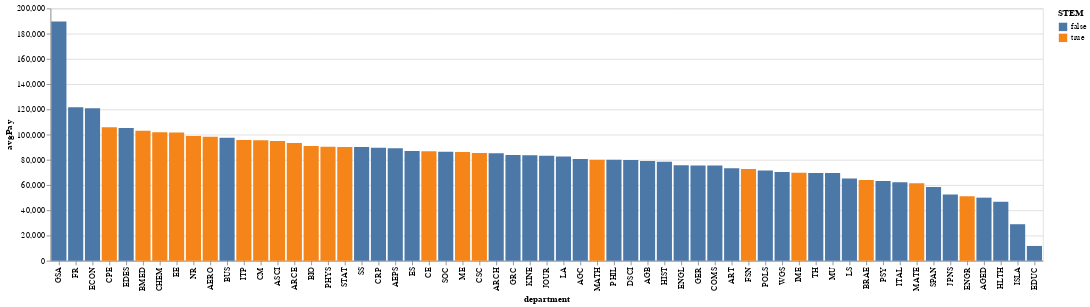

Write notebook code for a chart like this one.
### Code cell
Chart(deptStats).mark_bar().encode(x=X("department", sort="-y"), y="avgPay", color="STEM")

### Figure 1 — Vega-Lite specification as saved in the notebook (floating-point values rounded to 4 significant figures)
{"config": {"view": {"continuousWidth": 400, "continuousHeight": 300}}, "data": {"name": "data-a9b99773b4fbc67f2dae7cd8b4cd1fa0"}, "mark": "bar", "encoding": {"color": {"field": "STEM", "type": "nominal"}, "x": {"field": "department", "sort": "-y", "type": "nominal"}, "y": {"field": "avgPay", "type": "quantitative"}}, "$schema": "https://vega.github.io/schema/vega-lite/v4.17.0.json", "datasets": {"data-a9b99773b4fbc67f2dae7cd8b4cd1fa0": [{"department": "EDUC", "avgPay": 11710.0, "overallRating": 3.25, "STEM": false}, {"department": "ISLA", "avgPay": 28920.0, "overallRating": 3.5, "STEM": false}, {"department": "HLTH", "avgPay": 46720.0, "overallRating": 3.333, "STEM": false}, {"department": "AGED", "avgPay": 49990.0, "overallRating": 3.457, "STEM": false}, {"department": "ENGR", "avgPay": 51090.0, "overallRating": 3.25, "STEM": true}, {"department": "JPNS", "avgPay": 52520.0, "overallRating": 4.0, "STEM": false}, {"department": "SPAN", "avgPay": 58410.0, "overallRating": 3.027, "STEM": false}, {"department": "MATE", "avgPay": 61490.0, "overallRating": 2.366, "STEM": true}, {"department": "ITAL", "avgPay": 62280.0, "overallRating": 3.0, "STEM": false}, {"department": "PSY", "avgPay": 63180.0, "overallRating": 3.262, "STEM": false}, {"department": "BRAE", "avgPay": 63970.0, "overallRating": 3.353, "STEM": true}, {"department": "LS", "avgPay": 65110.0, "overallRating": 1.735, "STEM": false}, {"department": "MU", "avgPay": 69570.0, "overallRating": 3.364, "STEM": false}, {"department": "TH", "avgPay": 69600.0, "overallRating": 3.158, "STEM": false}, {"department": "IME", "avgPay": 69650.0, "overallRating": 3.028, "STEM": true}, {"department": "WGS", "avgPay": 70400.0, "overallRating": 2.892, "STEM": false}, {"department": "POLS", "avgPay": 71560.0, "overallRating": 3.064, "STEM": false}, {"department": "FSN", "avgPay": 72750.0, "overallRating": 2.975, "STEM": true}, {"department": "ART", "avgPay": 73370.0, "overallRating": 2.829, "STEM": false}, {"department": "COMS", "avgPay": 75380.0, "overallRating": 3.007, "STEM": false}, {"department": "GER", "avgPay": 75550.0, "overallRating": 3.325, "STEM": false}, {"department": "ENGL", "avgPay": 75630.0, "overallRating": 3.002, "STEM": false}, {"department": "HIST", "avgPay": 78400.0, "overallRating": 3.422, "STEM": false}, {"department": "AGB", "avgPay": 78940.0, "overallRating": 2.401, "STEM": false}, {"department": "DSCI", "avgPay": 79910.0, "overallRating": 3.357, "STEM": false}, {"department": "PHIL", "avgPay": 80010.0, "overallRating": 3.009, "STEM": false}, {"department": "MATH", "avgPay": 80090.0, "overallRating": 2.837, "STEM": true}, {"department": "AGC", "avgPay": 80650.0, "overallRating": 2.0, "STEM": false}, {"department": "LA", "avgPay": 82700.0, "overallRating": 2.396, "STEM": false}, {"department": "JOUR", "avgPay": 83190.0, "overallRating": 2.842, "STEM": false}, {"department": "KINE", "avgPay": 83540.0, "overallRating": 2.681, "STEM": false}, {"department": "GRC", "avgPay": 83720.0, "overallRating": 2.897, "STEM": false}, {"department": "ARCH", "avgPay": 85280.0, "overallRating": 2.991, "STEM": false}, {"department": "CSC", "avgPay": 85300.0, "overallRating": 3.143, "STEM": true}, {"department": "ME", "avgPay": 86240.0, "overallRating": 2.83, "STEM": true}, {"department": "SOC", "avgPay": 86380.0, "overallRating": 3.313, "STEM": false}, {"department": "CE", "avgPay": 86770.0, "overallRating": 2.836, "STEM": true}, {"department": "ES", "avgPay": 86980.0, "overallRating": 3.185, "STEM": false}, {"department": "AEPS", "avgPay": 89240.0, "overallRating": 3.215, "STEM": false}, {"department": "CRP", "avgPay": 89540.0, "overallRating": 2.96, "STEM": false}, {"department": "SS", "avgPay": 90100.0, "overallRating": 3.566, "STEM": false}, {"department": "STAT", "avgPay": 90110.0, "overallRating": 3.121, "STEM": true}, {"department": "PHYS", "avgPay": 90260.0, "overallRating": 2.783, "STEM": true}, {"department": "BIO", "avgPay": 90970.0, "overallRating": 2.838, "STEM": true}, {"department": "ARCE", "avgPay": 93310.0, "overallRating": 2.589, "STEM": true}, {"department": "ASCI", "avgPay": 94800.0, "overallRating": 2.809, "STEM": true}, {"department": "CM", "avgPay": 95550.0, "overallRating": 2.981, "STEM": true}, {"department": "ITP", "avgPay": 95770.0, "overallRating": 2.257, "STEM": true}, {"department": "BUS", "avgPay": 97410.0, "overallRating": 3.022, "STEM": false}, {"department": "AERO", "avgPay": 98350.0, "overallRating": 2.427, "STEM": true}, {"department": "NR", "avgPay": 98850.0, "overallRating": 2.378, "STEM": true}, {"department": "EE", "avgPay": 101600.0, "overallRating": 2.793, "STEM": true}, {"department": "CHEM", "avgPay": 101700.0, "overallRating": 2.811, "STEM": true}, {"department": "BMED", "avgPay": 103000.0, "overallRating": 3.196, "STEM": true}, {"department": "EDES", "avgPay": 105200.0, "overallRating": 4.0, "STEM": false}, {"department": "CPE", "avgPay": 105700.0, "overallRating": 3.502, "STEM": true}, {"department": "ECON", "avgPay": 120800.0, "overallRating": 2.579, "STEM": false}, {"department": "FR", "avgPay": 121600.0, "overallRating": 3.06, "STEM": false}, {"department": "GSA", "avgPay": 189600.0, "overallRating": 3.02, "STEM": false}]}}
